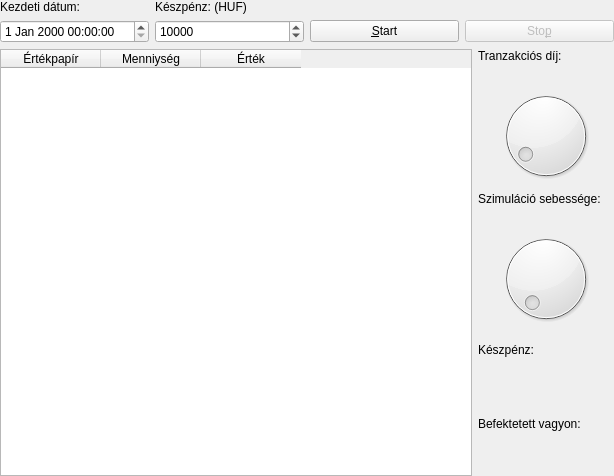
<?xml version="1.0" encoding="UTF-8"?>
<ui version="4.0">
 <class>SimulationForm</class>
 <widget class="QWidget" name="SimulationForm">
  <property name="geometry">
   <rect>
    <x>0</x>
    <y>0</y>
    <width>614</width>
    <height>476</height>
   </rect>
  </property>
  <property name="windowTitle">
   <string>Form</string>
  </property>
  <layout class="QVBoxLayout" name="verticalLayout_2">
   <property name="sizeConstraint">
    <enum>QLayout::SetMinimumSize</enum>
   </property>
   <property name="margin">
    <number>0</number>
   </property>
   <item>
    <layout class="QGridLayout" name="gridLayout">
     <item row="1" column="0">
      <widget class="QDateTimeEdit" name="dateTime_start"/>
     </item>
     <item row="0" column="0">
      <widget class="QLabel" name="label">
       <property name="text">
        <string>Kezdeti dátum:</string>
       </property>
      </widget>
     </item>
     <item row="0" column="1">
      <widget class="QLabel" name="label_2">
       <property name="text">
        <string>Készpénz: (HUF)</string>
       </property>
      </widget>
     </item>
     <item row="1" column="1">
      <widget class="QSpinBox" name="spin_cash">
       <property name="maximum">
        <number>1000000</number>
       </property>
       <property name="value">
        <number>10000</number>
       </property>
      </widget>
     </item>
     <item row="1" column="2">
      <widget class="QPushButton" name="button_start">
       <property name="text">
        <string>&amp;Start</string>
       </property>
      </widget>
     </item>
     <item row="1" column="3">
      <widget class="QPushButton" name="button_stop">
       <property name="enabled">
        <bool>false</bool>
       </property>
       <property name="text">
        <string>Sto&amp;p</string>
       </property>
      </widget>
     </item>
    </layout>
   </item>
   <item>
    <layout class="QHBoxLayout" name="horizontalLayout">
     <item>
      <widget class="QTableWidget" name="tableWidget">
       <column>
        <property name="text">
         <string>Értékpapír</string>
        </property>
       </column>
       <column>
        <property name="text">
         <string>Menniység</string>
        </property>
       </column>
       <column>
        <property name="text">
         <string>Érték</string>
        </property>
       </column>
      </widget>
     </item>
     <item>
      <layout class="QVBoxLayout" name="verticalLayout">
       <item>
        <layout class="QFormLayout" name="formLayout">
         <item row="0" column="0">
          <widget class="QLabel" name="label_3">
           <property name="text">
            <string>Tranzakciós díj:</string>
           </property>
          </widget>
         </item>
         <item row="0" column="1">
          <widget class="QLabel" name="label_trFee">
           <property name="text">
            <string/>
           </property>
           <property name="alignment">
            <set>Qt::AlignRight|Qt::AlignTrailing|Qt::AlignVCenter</set>
           </property>
          </widget>
         </item>
        </layout>
       </item>
       <item>
        <widget class="QDial" name="dial_transactFee">
         <property name="acceptDrops">
          <bool>false</bool>
         </property>
         <property name="maximum">
          <number>50</number>
         </property>
         <property name="singleStep">
          <number>1</number>
         </property>
         <property name="value">
          <number>3</number>
         </property>
        </widget>
       </item>
       <item>
        <layout class="QFormLayout" name="formLayout_2">
         <property name="fieldGrowthPolicy">
          <enum>QFormLayout::AllNonFixedFieldsGrow</enum>
         </property>
         <item row="0" column="1">
          <widget class="QLabel" name="label_simSpeed">
           <property name="text">
            <string/>
           </property>
           <property name="alignment">
            <set>Qt::AlignRight|Qt::AlignTrailing|Qt::AlignVCenter</set>
           </property>
          </widget>
         </item>
         <item row="0" column="0">
          <widget class="QLabel" name="label_4">
           <property name="text">
            <string>Szimuláció sebessége:</string>
           </property>
          </widget>
         </item>
        </layout>
       </item>
       <item>
        <widget class="QDial" name="dial_speed">
         <property name="minimum">
          <number>1</number>
         </property>
         <property name="maximum">
          <number>1000</number>
         </property>
        </widget>
       </item>
       <item>
        <widget class="QLabel" name="label_5">
         <property name="text">
          <string>Készpénz:</string>
         </property>
        </widget>
       </item>
       <item>
        <widget class="QLabel" name="label_cash">
         <property name="font">
          <font>
           <pointsize>10</pointsize>
           <weight>75</weight>
           <bold>true</bold>
          </font>
         </property>
         <property name="text">
          <string/>
         </property>
         <property name="textFormat">
          <enum>Qt::AutoText</enum>
         </property>
         <property name="alignment">
          <set>Qt::AlignCenter</set>
         </property>
         <property name="margin">
          <number>4</number>
         </property>
        </widget>
       </item>
       <item>
        <widget class="QLabel" name="label_6">
         <property name="text">
          <string>Befektetett vagyon:</string>
         </property>
        </widget>
       </item>
       <item>
        <widget class="QLabel" name="label_stocksValue">
         <property name="font">
          <font>
           <pointsize>10</pointsize>
           <weight>75</weight>
           <bold>true</bold>
          </font>
         </property>
         <property name="text">
          <string/>
         </property>
         <property name="alignment">
          <set>Qt::AlignCenter</set>
         </property>
         <property name="margin">
          <number>4</number>
         </property>
        </widget>
       </item>
      </layout>
     </item>
    </layout>
   </item>
  </layout>
 </widget>
 <resources/>
 <connections/>
</ui>
